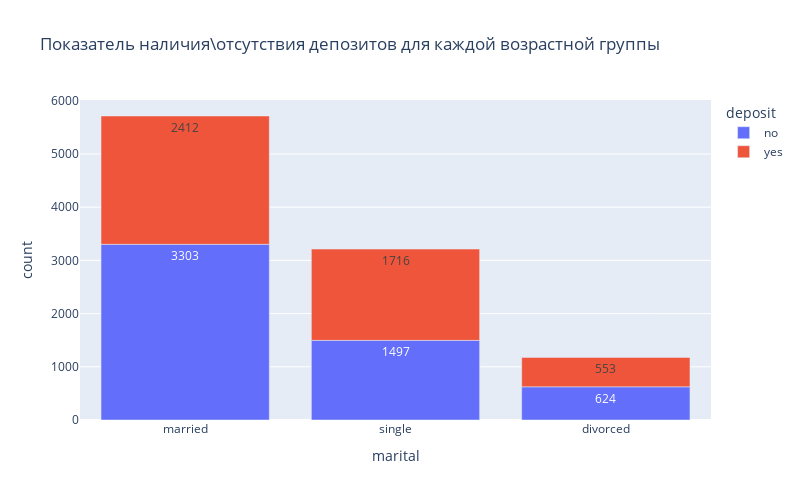

Here is the notebook cell this chart was saved with:
### Markdown cell above
### Задания 9 и 10

### Code cell
# постройте визуализации для открывших и неоткрывших депозит в зависимости от семейного статуса

fig = px.bar(
    df.groupby('deposit', as_index=False)['marital'].value_counts().sort_values(by = 'deposit', ascending=True), #DataFrame
    x = 'marital', #ось абсцисс
    y = 'count', #ось ординат
    color="deposit",
    text_auto=True,
    width = 800, #ширина
    height = 500, #высота
    title = "Показатель наличия\отсутствия депозитов для каждой возрастной группы" #заголовок
    );
fig.show() #отображаем график

### Figure 1 — Plotly figure (JSON) as saved in the notebook; plotly's stock layout.template omitted (floating-point values rounded to 4 significant figures)
{"data": [{"alignmentgroup": "True", "hovertemplate": "deposit=no<br>marital=%{x}<br>count=%{y}<extra></extra>", "legendgroup": "no", "marker": {"color": "#636efa", "pattern": {"shape": ""}}, "name": "no", "offsetgroup": "no", "orientation": "v", "showlegend": true, "textposition": "auto", "texttemplate": "%{y}", "type": "bar", "x": ["married", "single", "divorced"], "xaxis": "x", "y": [3303, 1497, 624], "yaxis": "y"}, {"alignmentgroup": "True", "hovertemplate": "deposit=yes<br>marital=%{x}<br>count=%{y}<extra></extra>", "legendgroup": "yes", "marker": {"color": "#EF553B", "pattern": {"shape": ""}}, "name": "yes", "offsetgroup": "yes", "orientation": "v", "showlegend": true, "textposition": "auto", "texttemplate": "%{y}", "type": "bar", "x": ["married", "single", "divorced"], "xaxis": "x", "y": [2412, 1716, 553], "yaxis": "y"}], "layout": {"barmode": "relative", "height": 500, "legend": {"title": {"text": "deposit"}, "tracegroupgap": 0}, "title": {"text": "Показатель наличия\\отсутствия депозитов для каждой возрастной группы"}, "width": 800, "xaxis": {"anchor": "y", "domain": [0, 1], "title": {"text": "marital"}}, "yaxis": {"anchor": "x", "domain": [0, 1], "title": {"text": "count"}}}}
